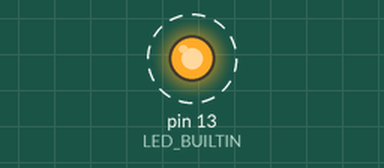
Bench run of a sketch on a simulated Arduino Uno, built with avr-gcc and run on an emulated ATmega328P. Shown: output pins drawn as LEDs (lit = HIGH). Dashed ring = blinking. What the sketch prints to the serial monitor is not drawn.

Above: at 0.2 s.
Timing chart, 0 to 3.0 s (numbered marks = the images above):
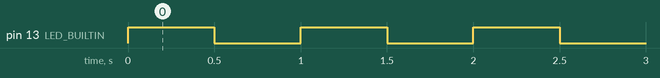

The sketch:

simple_blink.ino.ino
```cpp
void setup() {

  // Initialize the Serial terminal
  Serial.begin(115200);
  Serial.println("Starting up...");

  // initialize inbuilt LED pin as an output.
  pinMode(LED_BUILTIN, OUTPUT);
}

// loop function runs over and over  again forever
void loop() {
  digitalWrite(LED_BUILTIN, HIGH);   // turn the  LED on by making the pin 13 HIGH
  delay(500);              // wait for a 0.5  second
  digitalWrite(LED_BUILTIN, LOW);    // turn the LED off by making the  pin 13 LOW
  delay(500);              // wait for a 0.5 second
}
```

Measured:
- by itself, pin 13 (LED_BUILTIN): alternates HIGH for 0.50 s and LOW for 0.50 s
